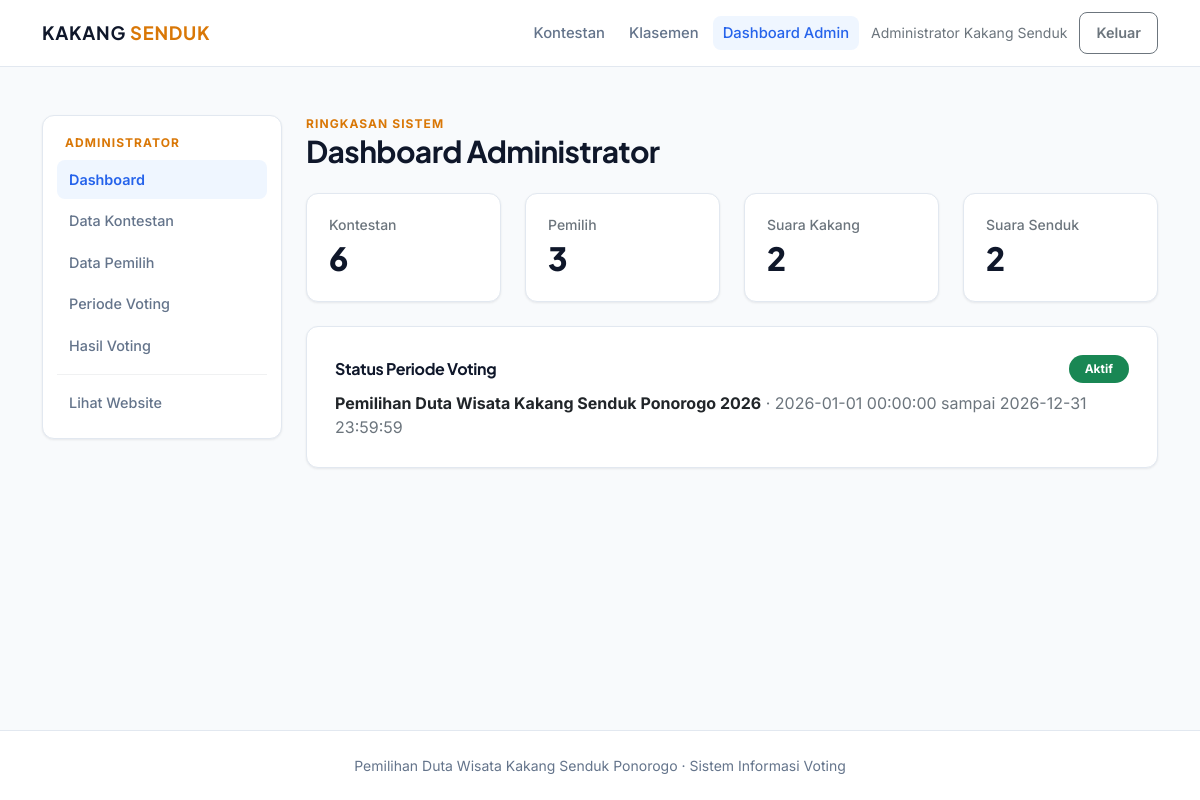
Page /admin/dashboard.php (signed in) on the committed database.
### tables this page shows
CREATE TABLE IF NOT EXISTS periode_voting (
  id INT UNSIGNED AUTO_INCREMENT PRIMARY KEY,
  nama_periode VARCHAR(100) NOT NULL,
  tanggal_mulai DATETIME NOT NULL,
  tanggal_selesai DATETIME NOT NULL,
  status ENUM('Aktif','Nonaktif') NOT NULL DEFAULT 'Nonaktif'
);

### config/fungsi.php (called while the page is built, shortened)
<?php
function e($value): string { return htmlspecialchars((string)$value, ENT_QUOTES, 'UTF-8'); }
function active_period(PDO $pdo): ?array {
    $q = $pdo->query("SELECT * FROM periode_voting WHERE status='Aktif' AND NOW() BETWEEN tanggal_mulai AND tanggal_selesai ORDER BY id DESC LIMIT 1");
    return $q->fetch() ?: null;
}

### admin/dashboard.php (the view, shortened to what this page needs)
<?php
require_once __DIR__ . '/../config/fungsi.php';
$stats = [
  'Kontestan' => (int)$pdo->query('SELECT COUNT(*) FROM kontestan')->fetchColumn(),
  'Pemilih' => (int)$pdo->query("SELECT COUNT(*) FROM users WHERE role='pemilih'")->fetchColumn(),
  'Suara Kakang' => (int)$pdo->query("SELECT COUNT(*) FROM voting WHERE kategori='Kakang'")->fetchColumn(),
  'Suara Senduk' => (int)$pdo->query("SELECT COUNT(*) FROM voting WHERE kategori='Senduk'")->fetchColumn(),
];
$period = active_period($pdo);
require __DIR__ . '/_layout_top.php';
?>
<div class="eyebrow">Ringkasan sistem</div>
<h1 class="section-title mb-4">Dashboard Administrator</h1>
<div class="row g-3 g-md-4 mb-4">
  <?php foreach ($stats as $label => $num): ?>
    <div class="col-sm-6 col-xl-3">
      <div class="stat-card">
        <div class="text-secondary small fw-medium"><?= e($label) ?></div>
        <div class="stat-number"><?= $num ?></div>
      </div>
    </div>
  <?php endforeach; ?>
</div>
<div class="panel">
  <div class="d-flex flex-wrap align-items-center justify-content-between gap-2 mb-2">
    <h2 class="h6 fw-bold mb-0">Status Periode Voting</h2>
    <?php if ($period): ?>
      <span class="badge text-bg-success rounded-pill px-3 py-2">Aktif</span>
    <?php else: ?>
      <span class="badge text-bg-secondary rounded-pill px-3 py-2">Tidak ada periode aktif</span>
    <?php endif; ?>
  </div>
  <?php if ($period): ?>
    <p class="text-secondary mb-0">
      <strong class="text-dark"><?= e($period['nama_periode']) ?></strong> &middot;
      <?= e($period['tanggal_mulai']) ?> sampai <?= e($period['tanggal_selesai']) ?>
    </p>
  <?php else: ?>
    <p class="text-secondary small mb-0">Aktifkan periode voting pada menu Periode Voting agar pemilih dapat memberikan suara.</p>
  <?php endif; ?>
</div>
<?php require __DIR__ . '/_layout_bottom.php'; ?>

### assets/css/style.css (style rules this page uses)
:root { --bg-page: #F8FAFC; --surface: #FFFFFF; --surface-subtle: #F1F5F9; --text-main: #0F172A; --text-muted: #64748B; --border-subtle: #E2E8F0; --primary: #2563EB; --primary-hover: #1D4ED8; --accent-gold: #D97706; --accent-gold-soft: #FEF3C7; --radius-sm: 8px; --radius-md: 12px; --radius-lg: 16px; --shadow-sm: 0 1px 3px rgba(15, 23, 42, 0.05), 0 1px 2px rgba(15, 23, 42, 0.03); --shadow-md: 0 8px 24px rgba(15, 23, 42, 0.06); }
*, *::before, *::after { box-sizing: border-box; }
body { font-family: 'Inter', -apple-system, BlinkMacSystemFont, sans-serif; background-color: var(--bg-page); color: var(--text-main); min-height: 100vh; display: flex; flex-direction: column; -webkit-font-smoothing: antialiased; }
h1, h2, h3, h4, .navbar-brand, .section-title, .stat-number { font-family: 'Plus Jakarta Sans', sans-serif; letter-spacing: -0.02em; }
.eyebrow { text-transform: uppercase; letter-spacing: 0.09em; color: var(--accent-gold); font-size: 0.75rem; font-weight: 700; }
.section-title { font-weight: 700; font-size: clamp(1.5rem, 2.5vw, 2rem); color: var(--text-main); }
.panel, .candidate-card, .stat-card { background-color: var(--surface); border: 1px solid var(--border-subtle); border-radius: var(--radius-md); box-shadow: var(--shadow-sm); }
.panel { padding: 28px; }
.stat-card { padding: 20px 22px; height: 100%; }
.stat-number { font-size: 2rem; font-weight: 800; color: var(--text-main); line-height: 1.2; margin: 4px 0; }

### rows in the picture
periode_voting: nama_periode "Pemilihan Duta Wisata Kakang Senduk Ponorogo 2026", tanggal_mulai "2026-01-01 00:00:00", tanggal_selesai "2026-12-31 23:59:59"

### other values in the picture
user()['nama'] "Administrator Kakang Senduk"
$label "Kontestan"
$num "6"
$label "Pemilih"
$num "3"
$label "Suara Kakang"
$num "2"
$label "Suara Senduk"
